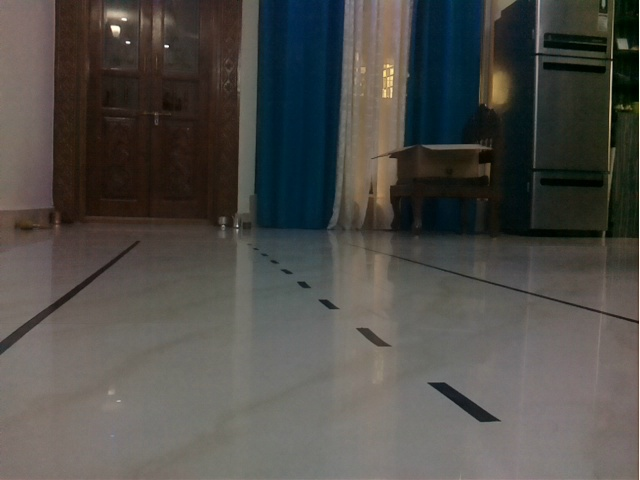
#> input picture lane detecttion/test1.jpg, 640 x 480 px
$ python try2.py
#> lines starting #> are read from the running program, lines starting #| are printed output that depends on the picture; after the words box and inside, x2 and y2 are one past the last pixel; in counts of white or black regions, pixels touching at a corner belong together
### lane detecttion/utils.py
import numpy as np

def polar2cartesian(rho: float, theta_rad: float, rotate90: bool = False):
    """
    Converts line equation from polar to cartesian coordinates

    Args:
        rho: input line rho
        theta_rad: input line theta
        rotate90: output line perpendicular to the input line

    Returns:
        m: slope of the line
           For horizontal line: m = 0
           For vertical line: m = np.nan
        b: intercept when x=0
    """
    x = np.cos(theta_rad) * rho
    y = np.sin(theta_rad) * rho
    m = np.nan
    if not np.isclose(x, 0.0):
        m = y / x
    if rotate90:
        if m is np.nan:
            m = 0.0
        elif np.isclose(m, 0.0):
            m = np.nan
        else:
            m = -1.0 / m
    b = 0.0
    if m is not np.nan:
        b = y - m * x

    return m, b
def point_on_image(x: int, y: int, image_shape: tuple):
    """
    Returns true is x and y are on the image
    """
    return 0 <= y < image_shape[0] and 0 <= x < image_shape[1]

def line_end_points_on_image(rho: float, theta: float, image_shape: tuple):
    """
    Returns end points of the line on the end of the image
    Args:
        rho: input line rho
        theta: input line theta
        image_shape: shape of the image

    Returns:
        list: [(x1, y1), (x2, y2)]
    """
    m, b = polar2cartesian(rho, theta, True)

    end_pts = []

    if not np.isclose(m, 0.0):
        x = int(0)
        y = int(solve4y(x, m, b))
        if point_on_image(x, y, image_shape):
            end_pts.append((x, y))
            x = int(image_shape[1] - 1)
            y = int(solve4y(x, m, b))
            if point_on_image(x, y, image_shape):
                end_pts.append((x, y))

    if m is not np.nan:
        y = int(0)
        x = int(solve4x(y, m, b))
        if point_on_image(x, y, image_shape):
            end_pts.append((x, y))
            y = int(image_shape[0] - 1)
            x = int(solve4x(y, m, b))
            if point_on_image(x, y, image_shape):
                end_pts.append((x, y))

    return end_pts

def solve4x(y: float, m: float, b: float):
    """
    From y = m * x + b
         x = (y - b) / m
    """
    if np.isclose(m, 0.0):
        return 0.0
    if m is np.nan:
        return b
    return (y - b) / m


def solve4y(x: float, m: float, b: float):
    """
    y = m * x + b
    """
    if m is np.nan:
        return b
    return m * x + b

def hough_lines_end_points(lines: np.array, image_shape: tuple):
    """
    Returns end points of the lines on the edge of the image
    """
    if len(lines.shape) == 3 and \
            lines.shape[1] == 1 and lines.shape[2] == 2:
        lines = np.squeeze(lines)
    end_pts = []
    for line in lines:
        rho, theta = line
        end_pts.append(
            line_end_points_on_image(rho, theta, image_shape))
    return end_pts

### lane detecttion/try2.py
import cv2
import numpy as np

from sklearn.cluster import KMeans
from utils import hough_lines_end_points

img = cv2.imread("test1.jpg")
#> img is the input picture: shape (480, 640, 3); mean B, G, R 72.9, 77.2, 78.9
img_shape = img.shape
#> img_shape = (480, 640, 3)

def region_of_interest(image):
    height = image.shape[0]
    width = image.shape[1]
    polygons = np.array([
        [0, height // 3], [width, height // 3],[width, height], [0, height]
        ])
    mask = np.zeros_like(image)
    cv2.fillPoly(mask, [polygons], 255)
    masked_image = cv2.bitwise_and(image, mask)
    return masked_image

def canny_edge_detector(image):
    gray_image = cv2.cvtColor(image, cv2.COLOR_RGB2GRAY)
    blur = cv2.GaussianBlur(gray_image, (5, 5), 0)
    canny = cv2.Canny(blur, 50, 150)
    return canny

frame = img.copy()
canny_image = canny_edge_detector(frame)
#> in canny_edge_detector, `gray_image = cv2.cvtColor(image, cv2.COLOR_RGB2GRAY)`:
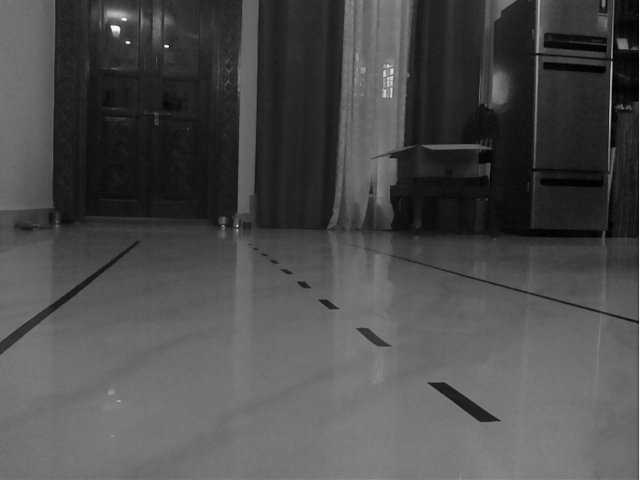
#> gray_image: shape (480, 640); min 1, max 253, mean 76.1
#> in canny_edge_detector, `canny = cv2.Canny(blur, 50, 150)`:
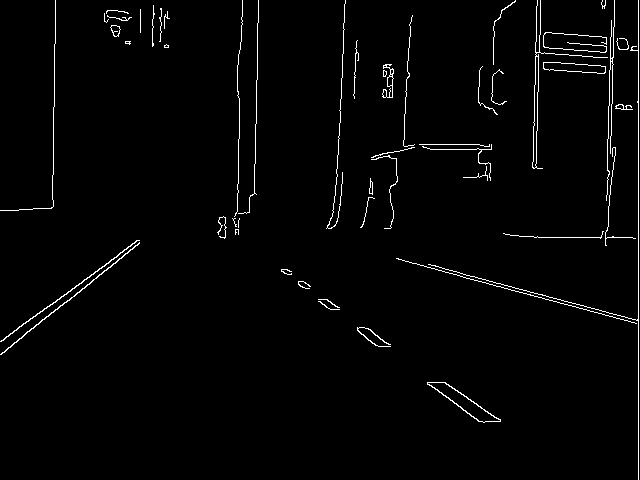
#> canny: shape (480, 640); 1.9% white in thin lines or dots
cropped_image = region_of_interest(canny_image)
#> in region_of_interest, `cv2.fillPoly(mask, [polygons], 255)`:
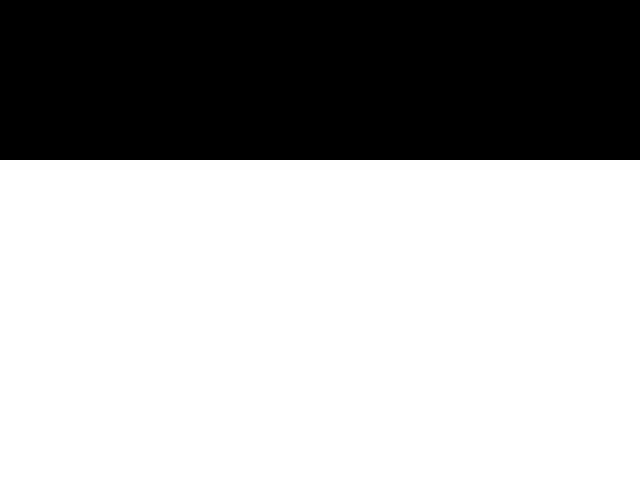
#> mask: shape (480, 640); 66.7% white; 1 black region, box (x1, y1, x2, y2) and area: (0, 0, 640, 160) 102400
#> in region_of_interest, `masked_image = cv2.bitwise_and(image, mask)`:
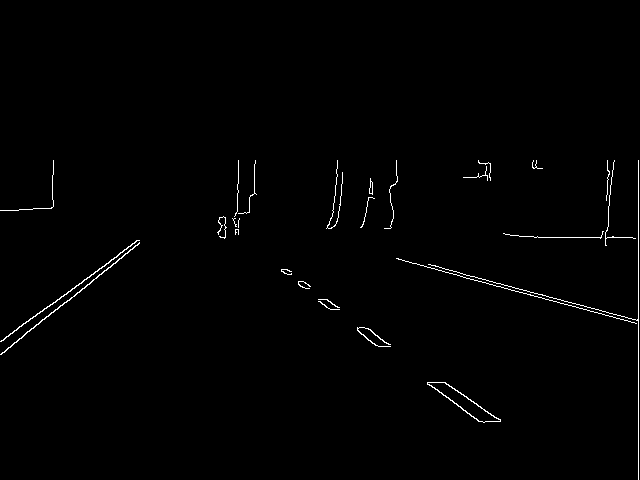
#> masked_image: shape (480, 640); 0.88% white in thin lines or dots, all inside (x1, y1, x2, y2) = (0, 160, 639, 480)

temp_img = img.copy()
lines_r_theta = cv2.HoughLines(cropped_image, 1, np.pi / 180, 50,
                        np.array([]))
#> lines_r_theta = 45 rows, first 8: [638, 0], [147, 1.83], [144, 1.83], [276, 0.942], [276, 0.89], [278, 0.908], [274, 0.925], [155, 1.82]

lines_end_points = hough_lines_end_points(lines_r_theta, img_shape)
#> in hough_lines_end_points, `lines = np.squeeze(lines)`: lines = 45 pairs, first value -634 to 644, second value 0 to 3.12
#> the loop in hough_lines_end_points, `for line in lines:` made 45 passes
#> (rho, theta) on passes 1 to 12: (638, 0), (147, 1.83), (144, 1.83), (276, 0.942), (276, 0.89), (278, 0.908), (274, 0.925), (155, 1.82), (58, 2.18), (237, 1.57), (135, 1.85), (278, 0.96)
#> line on passes 42 to 45: [627, 0.105], [133, 1.85], [-604, 3.12], [175, 1.78]
print("LINES", lines_end_points)
#> (printed output is left out)
for k in range(len(lines_end_points)):
    if(len(lines_end_points[k]) < 2):
        continue
    # (a,b),(c,d) = lines_end_points[k][0]
    a,b = lines_end_points[k][0]
    c,d = lines_end_points[k][1]
    cv2.line(temp_img, (a,b), (c,d), (255, 0, 0), 3, cv2.LINE_AA)
    cv2.imshow("TEMP IMAGE", temp_img)
    cv2.waitKey(0)
#> this loop made 45 passes
#> pass 1, `cv2.imshow("TEMP IMAGE", temp_img)`:
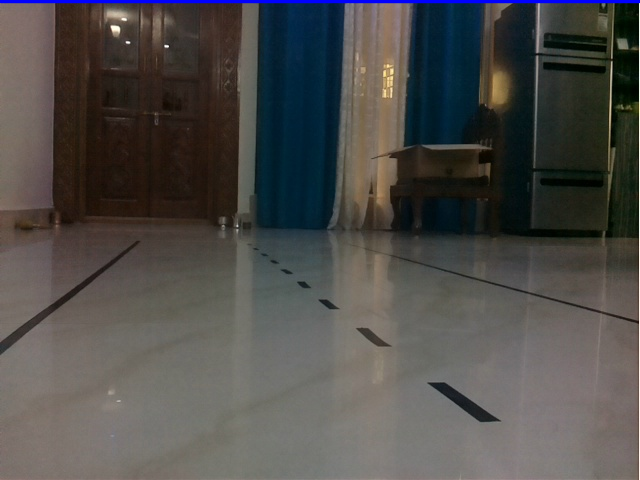
#> window 'TEMP IMAGE': shape (480, 640, 3); mean B, G, R 74.2, 76.7, 78.5
#> pass 2, `cv2.imshow("TEMP IMAGE", temp_img)`:
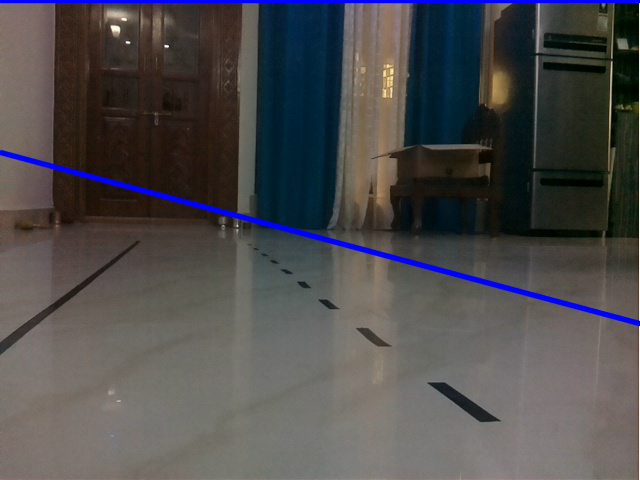
#> window 'TEMP IMAGE': shape (480, 640, 3); mean B, G, R 76.5, 76.1, 77.8
#> after the loop:
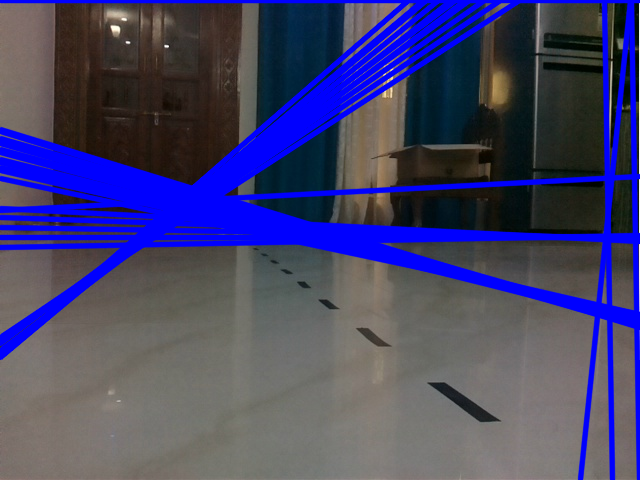
#> temp_img: shape (480, 640, 3); mean B, G, R 108.1, 67, 68.5

$ run again, with lane detecttion/test2.jpg copied over lane detecttion/test1.jpg
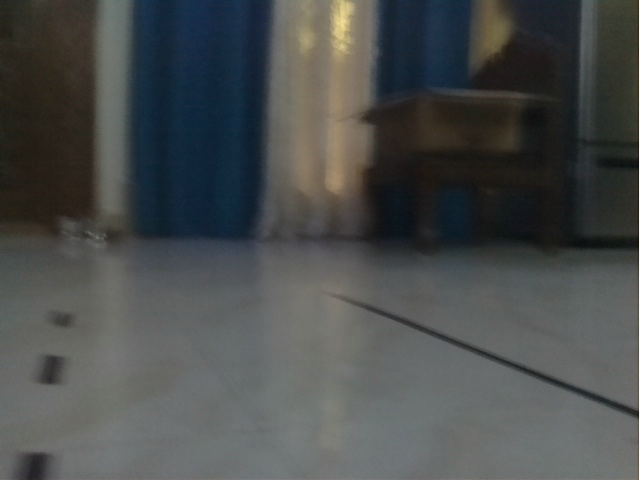
#> input picture lane detecttion/test2.jpg, 640 x 480 px
#> img is the input picture: shape (480, 640, 3); mean B, G, R 76.8, 77.4, 74.5
#> in canny_edge_detector, `canny = cv2.Canny(blur, 50, 150)`:
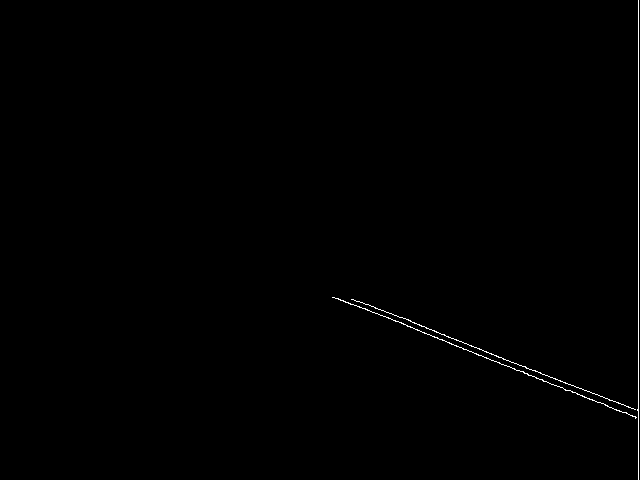
#> canny: shape (480, 640); 0.38% white in thin lines or dots, all inside (x1, y1, x2, y2) = (332, 0, 639, 480)
#> mask: shape (480, 640); 66.7% white; 1 black region, box (x1, y1, x2, y2) and area: (0, 0, 640, 160) 102400
#> masked_image: shape (480, 640); 0.32% white in thin lines or dots, all inside (x1, y1, x2, y2) = (332, 160, 639, 480)
#> lines_r_theta = 17 rows, first 8: [638, 0], [149, 1.95], [144, 1.95], [154, 1.94], [166, 1.92], [160, 1.94], [158, 1.94], [140, 1.97]
#> lines has the same summary as lines_r_theta outside hough_lines_end_points
#> the loop in hough_lines_end_points, `for line in lines:` made 17 passes
#> (rho, theta) on passes 1 to 8: (638, 0), (149, 1.95), (144, 1.95), (154, 1.94), (166, 1.92), (160, 1.94), (158, 1.94), (140, 1.97)
#> after the loop in hough_lines_end_points, `for line in lines:`: end_pts = 17 items
#> (printed output is left out)
#> the loop `for k in range(len(lines_end_points)):` made 17 passes
#> (a, b, d) on passes 1 to 8: (0, 0, 0), (0, 160, 418), (0, 155, 413), (0, 164, 410), (0, 176, 409), (0, 171, 416), (0, 169, 414), (0, 152, 423)
#> after the loop `for k in range(len(lines_end_points)):`:
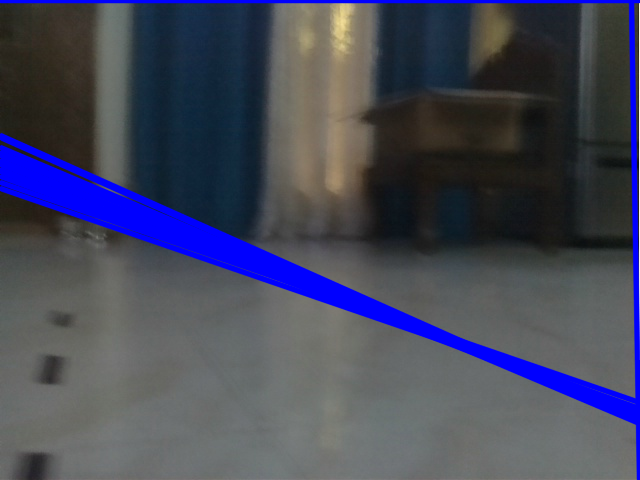
#> temp_img: shape (480, 640, 3); 8.51% of pixels changed, all inside (x1, y1, x2, y2) = (0, 0, 640, 480)

$ run again, with lane detecttion/test3.jpg copied over lane detecttion/test1.jpg
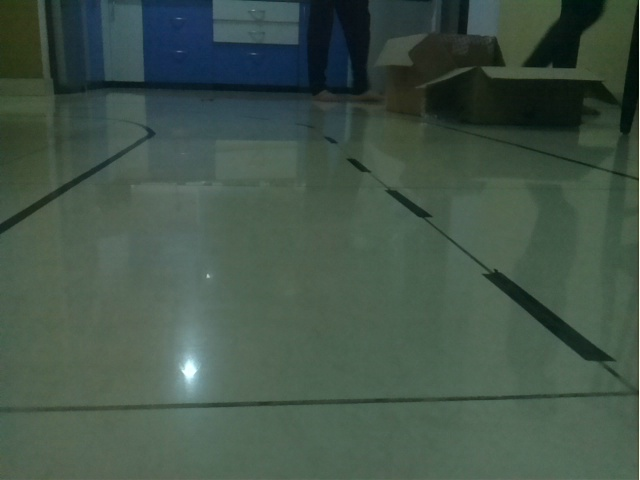
#> input picture lane detecttion/test3.jpg, 640 x 480 px
#> img is the input picture: shape (480, 640, 3); mean B, G, R 72.8, 84.6, 65.9
#> in canny_edge_detector, `canny = cv2.Canny(blur, 50, 150)`:
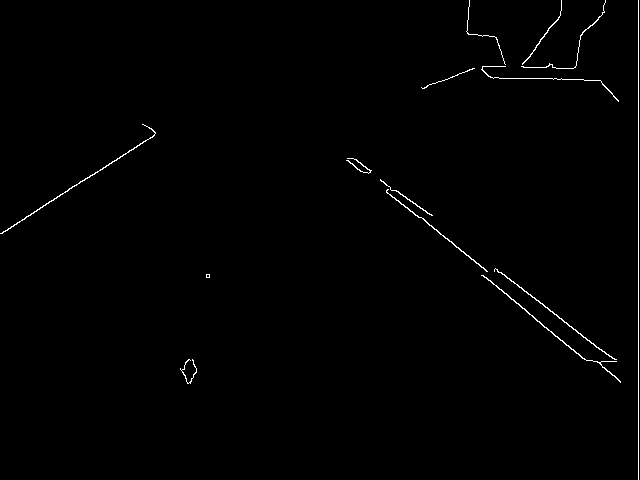
#> canny: shape (480, 640); 0.73% white in thin lines or dots
#> mask: shape (480, 640); 66.7% white; 1 black region, box (x1, y1, x2, y2) and area: (0, 0, 640, 160) 102400
#> masked_image: shape (480, 640); 0.45% white in thin lines or dots, all inside (x1, y1, x2, y2) = (0, 160, 639, 480)
#> lines_r_theta = 30 rows, first 8: [638, 0], [-94, 2.23], [-100, 2.27], [196, 0.995], [-87, 2.23], [-83, 2.22], [197, 1.01], [-71, 2.2]
#> lines = 30 pairs, first value -634 to 644, second value 0 to 3.12
#> the loop in hough_lines_end_points, `for line in lines:` made 30 passes
#> (rho, theta) on passes 1 to 8: (638, 0), (-94, 2.23), (-100, 2.27), (196, 0.995), (-87, 2.23), (-83, 2.22), (197, 1.01), (-71, 2.2)
#> after the loop in hough_lines_end_points, `for line in lines:`: end_pts = 30 items
#> (printed output is left out)
#> the loop `for k in range(len(lines_end_points)):` made 30 passes
#> (a, b, c, d) on passes 1, 4, 7, 17, 23: (0, 0, 639, 0), (0, 233, 359, 0), (0, 232, 371, 0), (0, 235, 348, 0), (631, 0, 639, 479)
#> after the loop `for k in range(len(lines_end_points)):`:
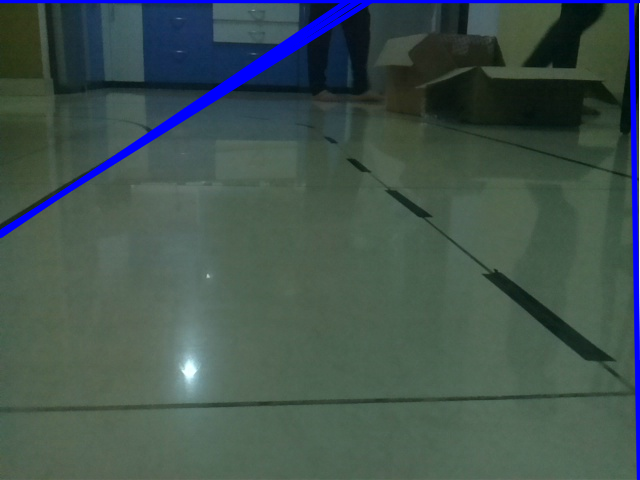
#> temp_img: shape (480, 640, 3); 3.46% of pixels changed, all inside (x1, y1, x2, y2) = (0, 0, 640, 480)
